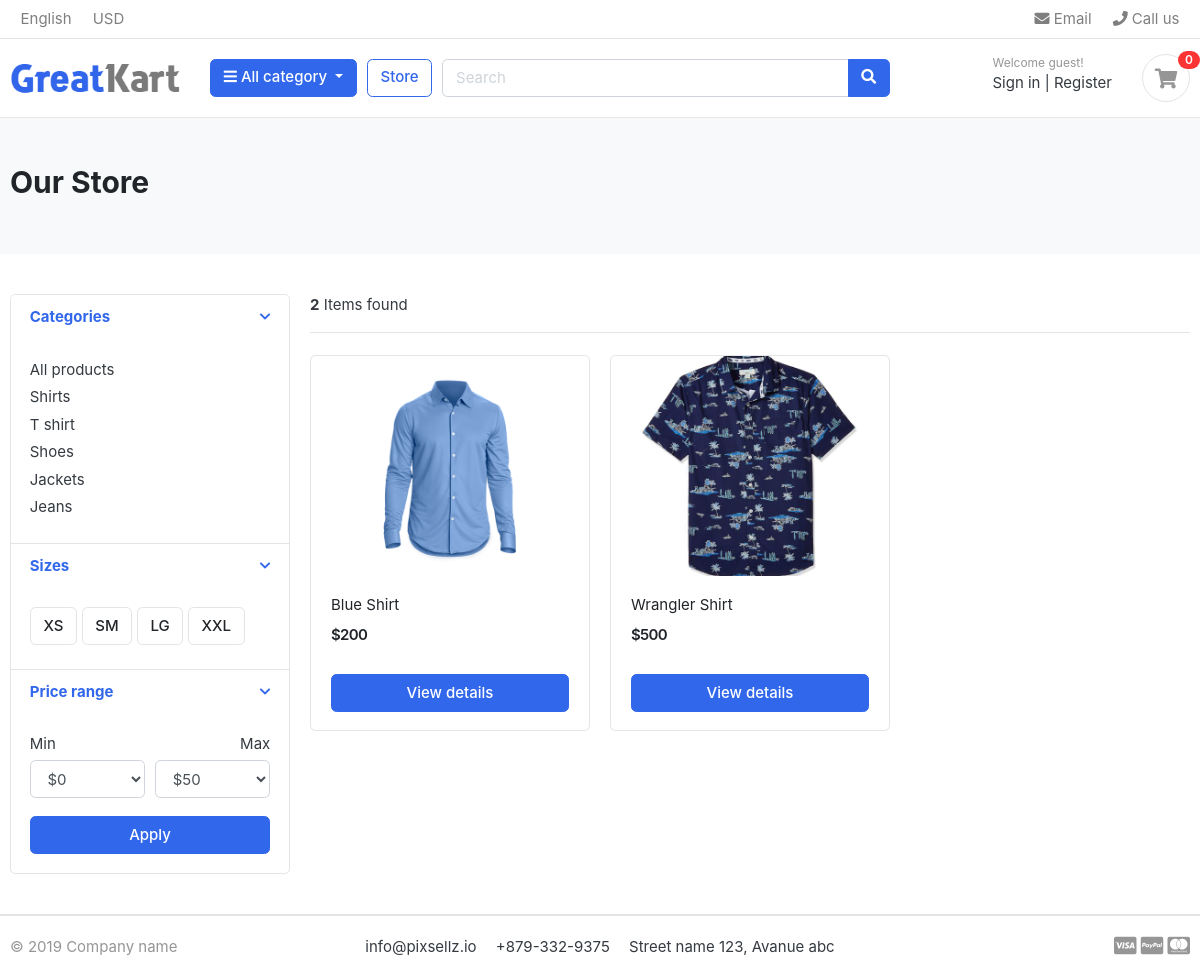
/store/category/shirts/, run on the app's committed database.
### category/models.py (models this page shows, shortened)
class Category(models.Model):
    category_name = models.CharField(max_length=50, unique=True)
    slug = models.SlugField(max_length=100, unique=True)
    description = models.TextField(max_length=255, blank=True)
    cat_image = models.ImageField(upload_to='photos/categories',blank=True)
    class Meta:
        verbose_name = 'category'
        verbose_name_plural = 'categories'
    def get_url(self):
        return reverse('products_by_category', args =[self.slug]) # get the url

### store/models.py (models this page shows, shortened)
class Product(models.Model):
    product_name = models.CharField(max_length=200, unique=True)
    slug = models.SlugField(max_length=200, unique=True)
    description = models.TextField(max_length=500, unique=True)
    price = models.IntegerField()
    images = models.ImageField(upload_to="photos/products")
    stock = models.IntegerField()
    is_available = models.BooleanField(default=True)
    category = models.ForeignKey(Category, on_delete=models.CASCADE)
    created_date = models.DateTimeField(auto_now_add=True)
    modified_date = models.DateTimeField(auto_now_add=True)
    def get_url(self):
        return reverse("product_detail", args=[self.category.slug, self.slug])

### store/views.py (the view)
# urls.py: path('store/',include('store.urls')),
def store(request,category_slug=None):
    categories = None
    products = None
    if category_slug != None:
        categories = get_object_or_404(Category,slug= category_slug)
        products = Product.objects.filter(category = categories, is_available =True)
        product_count = products.count()
        paginator = Paginator(products, 2)
        page = request.GET.get('page')
        paged_products = paginator.get_page(page)
    else:
        products = Product.objects.all().filter(is_available=True).order_by('id')
        paginator = Paginator(products, 3)
        page = request.GET.get('page')
        paged_products = paginator.get_page(page)
        product_count = products.count()
    context = {
        'products': paged_products,
        'product_count': product_count,
    }
    return render(request,'store/store.html',context)

### carts/context_processors.py (called while the page is built)
def counter(request):
    cart_count = 0
    if 'admin' in request.path:
        return {}
    else:
        try:
            cart = Cart.objects.filter(cart_id= _cart_id(request))
            if request.user.is_authenticated:
                cart_items = CartItem.objects.all().filter(user=request.user)
            else:
                cart_items = CartItem.objects.all().filter(cart=cart[:1])
            for cart_item in cart_items:
                cart_count += cart_item.quality
        except Cart.DoesNotExist:
            cart_count = 0
    return dict(cart_count = cart_count)

### carts/views.py (called while the page is built)
def _cart_id(request):
    cart = request.session.session_key
    if not cart:
        cart = request.session.create()
    return cart

### category/context_processors.py (called while the page is built)
def menu_links(request):
    links = Category.objects.all()
    return dict(links = links)

### templates/store/store.html (shortened to what this page needs)
{% extends 'base.html' %}
{% load static %}
{% block content %}
<section class="section-pagetop bg">
    <div class="container">
        {% if 'search' in request.path %}
        <h2 class="title-page">Search Result</h2>
        {% else %}
        <h2 class="title-page">Our Store</h2>
        {% endif %}
    </div>
    </section>
<section class="section-content padding-y">
    <div class="container">
    <div class="row">
        <aside class="col-md-3">
    <div class="card">
        <article class="filter-group">
            <header class="card-header">
                <a href="#" data-toggle="collapse" data-target="#collapse_1" aria-expanded="true" class="">
                    <i class="icon-control fa fa-chevron-down"></i>
                    <h6 class="title">Categories</h6>
                </a>
            </header>
            <div class="filter-content collapse show" id="collapse_1" style="">
                <div class="card-body">
                    <ul class="list-menu">
                        <li><a href="{%url 'store'%}">All products</a></li>
                    {% for category in links %}
                        <li><a href="{{category.get_url}}">{{category.category_name}}</a></li>
                    {% endfor %}
                    </ul>
                </div>
            </div>
        </article>
        <article class="filter-group">
            <header class="card-header">
                <a href="#" data-toggle="collapse" data-target="#collapse_4" aria-expanded="true" class="">
                    <i class="icon-control fa fa-chevron-down"></i>
                    <h6 class="title">Sizes </h6>
                </a>
            </header>
            <div class="filter-content collapse show" id="collapse_4" style="">
                <div class="card-body">
                  <label class="checkbox-btn">
                    <span class="btn btn-light"> XS </span>
                  </label>
                  <label class="checkbox-btn">
                    <span class="btn btn-light"> SM </span>
                  </label>
                  <label class="checkbox-btn">
                    <span class="btn btn-light"> LG </span>
                  </label>
                  <label class="checkbox-btn">
                    <span class="btn btn-light"> XXL </span>
                  </label>
            </div>
            </div>
        </article>
        <article class="filter-group">
            <header class="card-header">
                <a href="#" data-toggle="collapse" data-target="#collapse_3" aria-expanded="true" class="">
                    <i class="icon-control fa fa-chevron-down"></i>
                    <h6 class="title">Price range </h6>
                </a>
            </header>
            <div class="filter-content collapse show" id="collapse_3" style="">
                <div class="card-body">
                    <div class="form-row">
                    <div class="form-group col-md-6">
                      <label>Min</label>
                          <select class="mr-2 form-control">
                            <option value="0">$0</option>
                        </select>
                    </div>
                    <div class="form-group text-right col-md-6">
                      <label>Max</label>
                          <select class="mr-2 form-control">
                            <option value="50">$50</option>
                        </select>
                    </div>
                    </div>
                    <button class="btn btn-block btn-primary">Apply</button>
                </div>
            </div>
        </article>
    </div>
        </aside>
        <main class="col-md-9">
    <header class="border-bottom mb-4 pb-3">
            <div class="form-inline">
                <span class="mr-md-auto"><b>{{product_count}}</b> Items found </span>
            </div>
    </header>
    <div class="row">
        {% if products %}
        {% for product in products %}
        <div class="col-md-4">
            <figure class="card card-product-grid">
                <div class="img-wrap">
                    <a href="{{product.get_url}}"><img src="{{product.images.url}}"></a>
                </div>
                <figcaption class="info-wrap">
                    <div class="fix-height">
                        <a href="{{product.get_url}}" class="title">{{product.product_name}}</a>
                        <div class="price-wrap mt-2">
                            <span class="price">${{product.price}}</span>
                        </div>
                    </div>
                    {% if product.stock <= 0 %}
                    <h4 class="text-center text-danger">Out of stock</h4>
                    {% else %}
                    <a href="{{product.get_url}}" class="btn btn-block btn-primary">View details </a>
                    {% endif %}
                </figcaption>
            </figure>
        </div>
        {% endfor %}
        {% else %}
            <div><h2>No result found. Please try again</h2></div>
        {% endif %}
    </div>
        </main>
    </div>
    </div>
    </section>
{% endblock  %}

### templates/base.html (shortened to what this page needs)
{% load static %}
<!DOCTYPE HTML>
<html lang="en">
<head>
<link href="{% static 'css/bootstrap.css' %}" rel="stylesheet" type="text/css"/>
<link href="{% static 'fonts/fontawesome/css/all.min.css' %}" type="text/css" rel="stylesheet">
<link href="{% static 'css/ui.css' %}" rel="stylesheet" type="text/css"/>
<link href="{% static 'css/responsive.css' %}" rel="stylesheet" media="only screen and (max-width: 1200px)" />
</head>
<body>
{% include 'includes/navbar.html' %}
   {% block content %}
    {% endblock  %}
{% include 'includes/footer.html' %}

### templates/includes/navbar.html (shortened to what this page needs)
{% load static %}
<header class="section-header">
  <nav class="navbar p-md-0 navbar-expand-sm navbar-light border-bottom">
    <div class="container">
      <div class="collapse navbar-collapse" id="navbarTop4">
        <ul class="navbar-nav mr-auto">
          <li class="nav-item dropdown">
            <a href="#" class="nav-link"> English </a>
          </li>
          <li class="nav-item dropdown">
            <a href="#" class="nav-link"> USD </a>
          </li>
        </ul>
        <ul class="navbar-nav">
          <li>
            <a href="#" class="nav-link">
              <i class="fa fa-envelope"></i> Email
            </a>
          </li>
          <li>
            <a href="#" class="nav-link">
              <i class="fa fa-phone"></i> Call us
            </a>
          </li>
        </ul>
      </div>
    </div>
  </nav>
  <section class="header-main border-bottom">
    <div class="container">
      <div class="row align-items-center">
        <div class="col-lg-2 col-md-3 col-6">
          <a href="{% url 'home'%}" class="brand-wrap">
            <img class="logo" src="{% static './images/logo.png' %}" />
          </a>
        </div>
        <div class="col-lg col-sm col-md col-6 flex-grow-0">
          <div class="category-wrap dropdown d-inline-block float-right">
            <button
              type="button"
              class="btn btn-primary dropdown-toggle"
              data-toggle="dropdown"
            >
              <i class="fa fa-bars"></i> All category
            </button>
          </div>
        </div>
        <a href="{% url 'store' %}" class="btn btn-outline-primary">Store</a>
        <div class="col-lg col-md-6 col-sm-12 col">
          <form action="{% url 'search' %}" class="search" method="GET">
            <div class="input-group w-100">
              <input
                type="text"
                class="form-control"
                style="width: 60%"
                placeholder="Search"
                name="keyword"
              />
              <div class="input-group-append">
                <button class="btn btn-primary" type="submit">
                  <i class="fa fa-search"></i>
                </button>
              </div>
            </div>
          </form>
        </div>
        <div class="col-lg-3 col-sm-6 col-8 order-2 order-lg-3">
          <div class="d-flex justify-content-end mb-3 mb-lg-0">
            {% if user.id is None %}
            <div class="widget-header">
              <small class="title text-muted">Welcome guest!</small>
              <div>
                <a href="{%url 'login'%}">Sign in</a>
                <span class="dark-transp"> | </span>
                <a href="{% url 'register' %}"> Register</a>
              </div>
            </div>
            {% endif %}
            <a href="{%url 'cart'%}" class="widget-header pl-3 ml-3">
              <div class="icon icon-sm rounded-circle border">
                <i class="fa fa-shopping-cart"></i>
              </div>
              <span class="badge badge-pill badge-danger notify"
                >{{cart_count}}</span
              >
            </a>
          </div>
        </div>
      </div>
    </div>
  </section>
</header>

### templates/includes/footer.html
{% load static %}
<footer class="section-footer border-top">
    <div class="container">
        <section class="footer-bottom border-top row">
            <div class="col-md-2">
                <p class="text-muted"> &copy 2019 Company name </p>
            </div>
            <div class="col-md-8 text-md-center">
                <span  class="px-2">info@pixsellz.io</span>
                <span  class="px-2">+879-332-9375</span>
                <span  class="px-2">Street name 123, Avanue abc</span>
            </div>
            <div class="col-md-2 text-md-right text-muted">
                <i class="fab fa-lg fa-cc-visa"></i>
                <i class="fab fa-lg fa-cc-paypal"></i>
                <i class="fab fa-lg fa-cc-mastercard"></i>
            </div>
        </section>
    </div>
</footer>

### static/css/ui.css (style rules this page uses)
html { font-family: "Inter", sans-serif; font-size: 15px; }
.img-wrap { text-align: center; display: block; }
.img-wrap img { max-width: 100%; }
.price-wrap { letter-spacing: -0.7px; }
.icon-xs, .icon-sm, .icon-md, .icon-lg { display: inline-block; text-align: center; flex-shrink: 0; flex-grow: 0; }
.icon-sm { width: 48px; height: 48px; line-height: 48px !important; font-size: 20px; }
.padding-y { padding-top: 40px; padding-bottom: 40px; }
figure { margin-bottom: 0; }
article:after, .form-group:after { display: block; clear: both; content: ""; }
.bg { background-color: #f8f9fa; }
.title-page { color: #212529; }
p:last-child { margin-bottom: 0; }
.header-main { position: relative; padding-top: 1rem; padding-bottom: 1rem; }
.brand-wrap .logo, .navbar-brand .logo { margin-right: 7px; max-height: 42px; display: inline-block; }
.widget-header { display: inline-block; vertical-align: middle; position: relative; }
.widget-header a { color: #343a40; }
.widget-header i { color: #969696; }
.widget-header .title { display: block; }
.widget-header .notify { position: absolute; top: -3px; right: -10px; }
.footer-bottom { padding-top: 20px; padding-bottom: 20px; }
.btn-light { background-color: #fff; border-color: #e4e4e4; }
[class*=list-] li:after { visibility: hidden; display: block; content: ""; overflow: hidden; height: 0; clear: both; }
.list-menu { list-style: none; margin: 0; padding-left: 0; }
.list-menu li { margin-bottom: 5px; }
.list-menu a { color: #343a40; }
[class*=card-product] a.title { color: #212529; display: block; }
[class*=card-product] .img-wrap { overflow: hidden; position: relative; }
[class*=card-product] .img-wrap img { height: 100%; max-width: 100%; width: auto; display: inline-block; -o-object-fit: cover; object-fit: cover; }
.card-product-grid { margin-bottom: 20px; }
.card-product-grid .img-wrap { border-radius: 0.2rem 0.2rem 0 0; height: 220px; }
.card-product-grid .info-wrap { overflow: hidden; padding: 18px 20px; }
.card-product-grid .fix-height { height: 80px; overflow: hidden; }
.card .img-wrap { overflow: hidden; }
.notify { position: absolute; top: -4px; right: -10px; display: inline-block; padding: 0.25em 0.6em; font-size: 12px; line-height: 1; text-align: center; border-radius: 3rem; color: #fff; background-color: #fa3434; }
.price { font-weight: 600; color: #212529; }
.icon-control { margin-top: 5px; float: right; font-size: 80%; }
.card-header .title { margin-bottom: 0; line-height: 1.5; }
.filter-group { border-bottom: 1px solid #e4e4e4; }
.filter-group .card-header { border-bottom: 0; }
.filter-group:last-child { border-bottom: 0; }
.checkbox-btn { position: relative; }
.section-pagetop { padding: 45px 0; }

### data on the page
Category: category_name "Shirts"
Category: category_name "T shirt"
Category: category_name "Shoes"
Category: category_name "Jackets"
Category: category_name "Jeans"
Product: images (picture), product_name "Blue Shirt", price "200"
Product: images (picture), product_name "Wrangler Shirt", price "500"

### other printed values
{{ cart_count }} "0"
{{ product_count }} "2"
